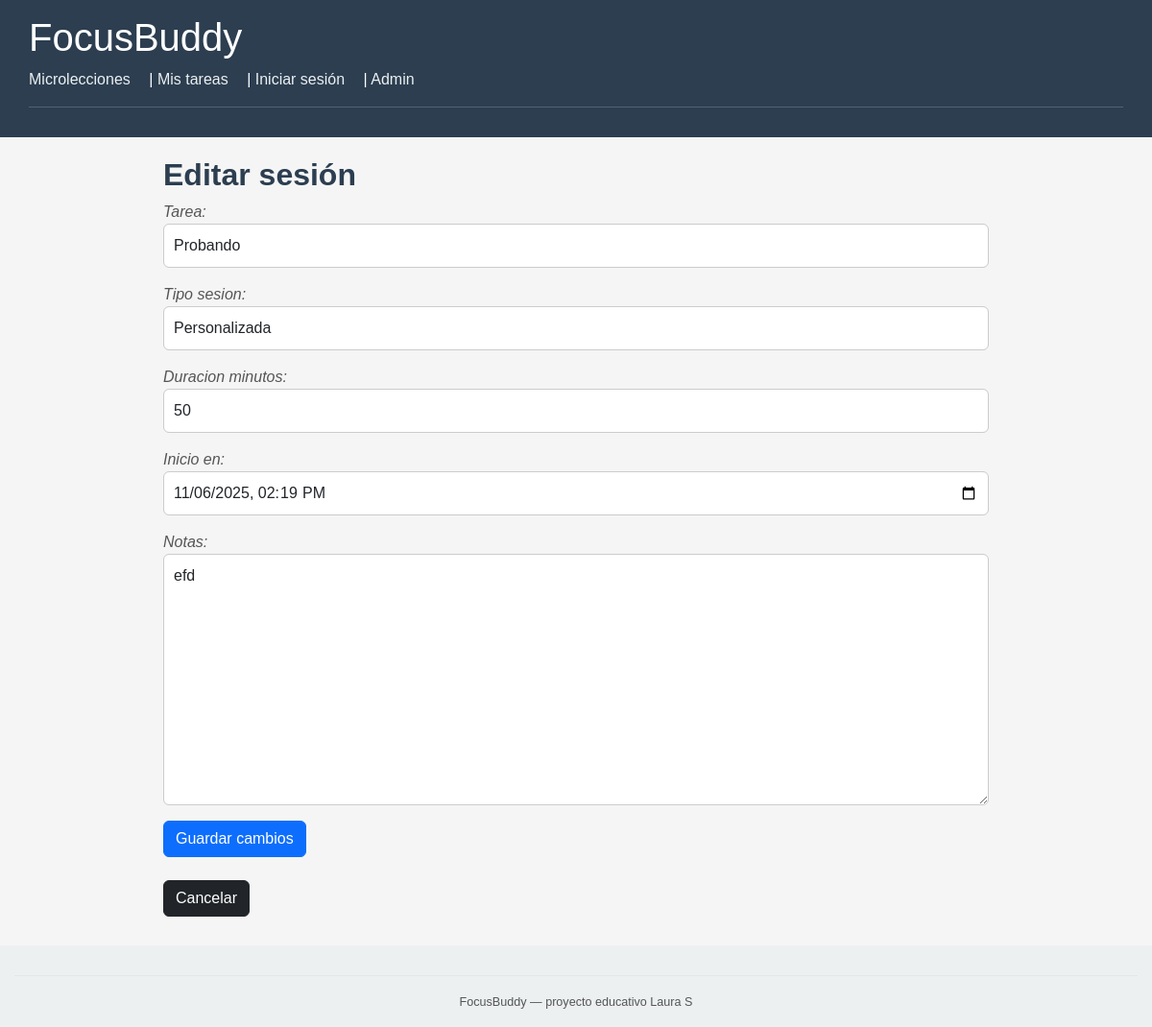
The app's page /sesiones/21/editar/, older data.
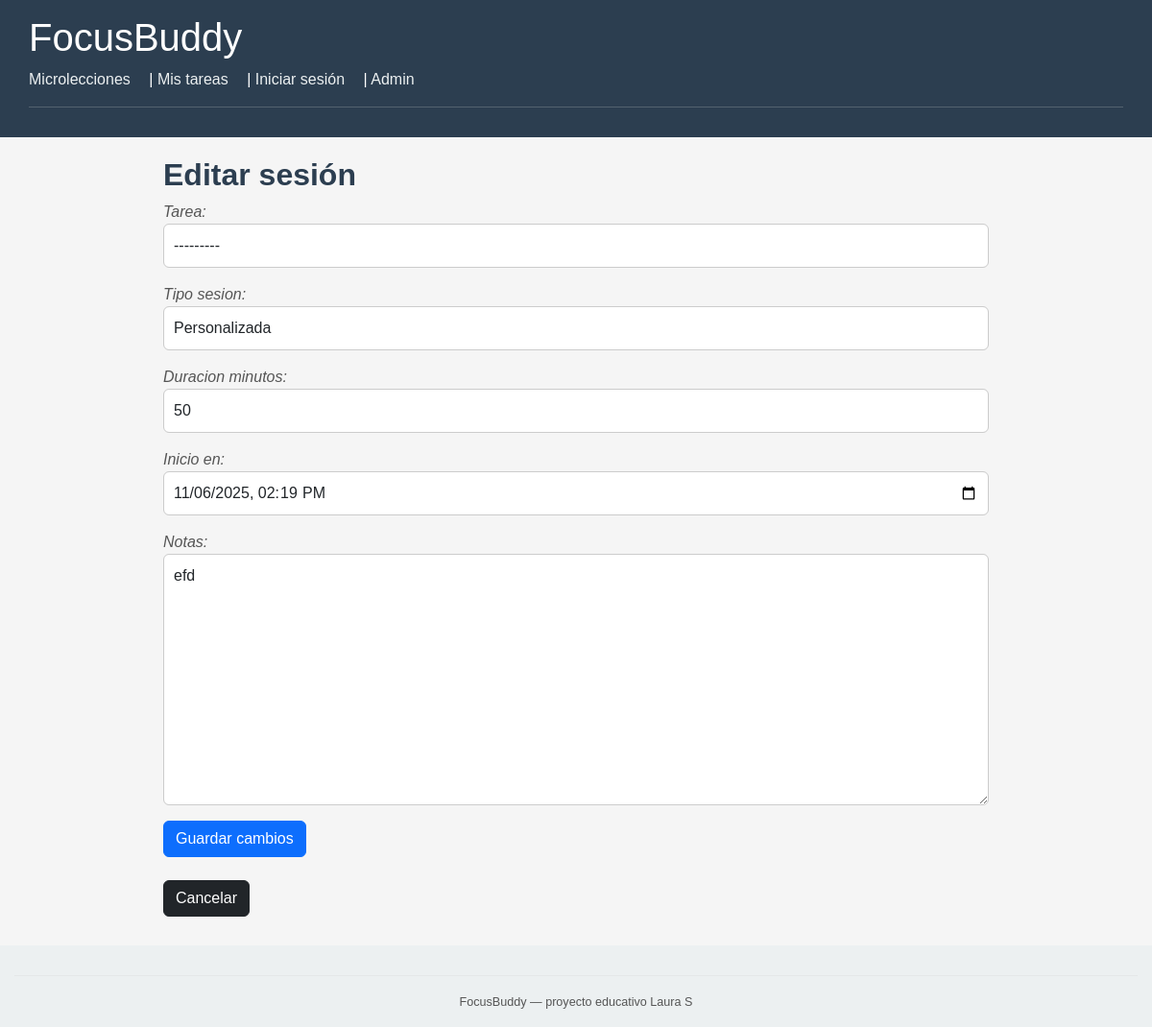
The same page, newer data.
### core/models.py (models this page shows, shortened)
class SesionEstudio(models.Model):
    POMODORO = 'Pomodoro'
    PERSONALIZADA = 'Personalizada'
    TIPOS_SESION = [
        (POMODORO, 'Pomodoro'),
        (PERSONALIZADA, 'Personalizada')
    ]
    usuario = models.ForeignKey(
        Usuario,
        on_delete=models.CASCADE,
        related_name='sesiones',
        null=True,
        blank=True
    )
    tarea = models.ForeignKey(
        Tarea,
        on_delete=models.SET_NULL,
        related_name='sesiones',
        null=True,
        blank=True
    )
    tipo_sesion = models.CharField(
        max_length=20,
        choices=TIPOS_SESION,
        default=POMODORO
    )
    duracion_minutos = models.PositiveIntegerField()
    inicio_en = models.DateTimeField()
    fin_en = models.DateTimeField(null=True, blank=True)
    notas = models.TextField(blank=True)
    creada_en = models.DateTimeField(auto_now_add=True)

### core/views.py (the view)
# urls.py: path('sesiones/<int:sesion_id>/editar/', views.editar_sesion, name='editar_sesion'),
def editar_sesion(request, sesion_id):
    sesion = get_object_or_404(SesionEstudio, pk=sesion_id)
    if request.method == 'POST':
        form = SesionEstudioForm(request.POST, instance=sesion)
        if form.is_valid():
            form.save()
            return redirect('core:detalle_sesion', sesion_id=sesion.id)
    else:
        form = SesionEstudioForm(instance=sesion)
    return render(request, 'core/editar_sesion.html', {'form': form, 'sesion': sesion})

### core/forms.py
class SesionEstudioForm(forms.ModelForm):
    class Meta:
        model = SesionEstudio
        fields = ['tarea', 'tipo_sesion', 'duracion_minutos', 'inicio_en', 'notas']
        widgets = {
            'inicio_en': forms.DateTimeInput(attrs={'type': 'datetime-local'}),
        }
    def __init__(self, *args, **kwargs):
        super().__init__(*args, **kwargs)
        for field in self.fields.values():
            field.widget.attrs['class'] = 'form-control'

### core/models.py (called while the page is built)
    def __str__(self):
        return self.titulo

### core/templates/core/editar_sesion.html (shortened to what this page needs)
{% extends "core/base.html" %}
{% block content %}
<h2>Editar sesión</h2>
<form method="post">
  {{ form.as_p }}
  <button type="submit" class="btn btn-primary">Guardar cambios</button>
</form>
<br>
<a href="{% url 'core:detalle_sesion' sesion.id %}" class="btn btn-dark">Cancelar</a>
{% endblock %}

Row changes from the older to the newer data that the page shows:
changed SesionEstudio "Personalizada": tarea "Probando" → "---------"
